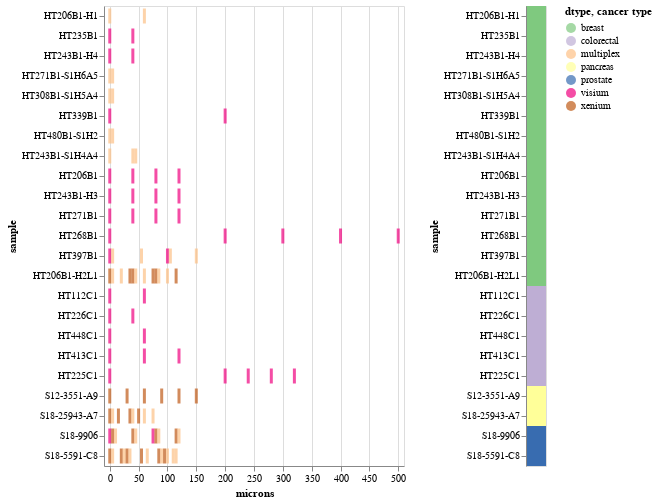

Notebook cell for this chart:
### Code cell
alt.hconcat(c1, c2)

### Figure 1 — Vega-Lite specification as saved in the notebook (floating-point values rounded to 4 significant figures)
{"config": {"view": {"continuousWidth": 300, "continuousHeight": 300}}, "hconcat": [{"mark": {"type": "tick", "thickness": 3}, "encoding": {"color": {"field": "dtype", "type": "nominal"}, "x": {"field": "microns", "scale": {"domain": [-10, 510]}, "type": "quantitative"}, "y": {"field": "sample", "sort": ["HT206B1-H1", "HT235B1", "HT243B1-H4", "HT271B1-S1H6A5", "HT308B1-S1H5A4", "HT339B1", "HT480B1-S1H2", "HT243B1-S1H4A4", "HT206B1", "HT243B1-H3", "HT271B1", "HT268B1", "HT397B1", "HT206B1-H2L1", "HT112C1", "HT226C1", "HT448C1", "HT413C1", "HT225C1", "S12-3551-A9", "S18-25943-A7", "S18-9906", "S18-5591-C8"], "type": "ordinal"}}}, {"mark": {"type": "rect"}, "encoding": {"color": {"field": "cancer type", "scale": {"scheme": "accent"}, "type": "nominal"}, "y": {"field": "sample", "sort": ["HT206B1-H1", "HT235B1", "HT243B1-H4", "HT271B1-S1H6A5", "HT308B1-S1H5A4", "HT339B1", "HT480B1-S1H2", "HT243B1-S1H4A4", "HT206B1", "HT243B1-H3", "HT271B1", "HT268B1", "HT397B1", "HT206B1-H2L1", "HT112C1", "HT226C1", "HT448C1", "HT413C1", "HT225C1", "S12-3551-A9", "S18-25943-A7", "S18-9906", "S18-5591-C8"], "type": "ordinal"}}}], "data": {"name": "data-307145510fdbbc311caa80d360f81273"}, "$schema": "https://vega.github.io/schema/vega-lite/v5.15.1.json", "datasets": {"data-307145510fdbbc311caa80d360f81273": [{"sample": "HT112C1", "section": "HT112C1-U1", "dtype": "visium", "order": 0, "microns": 0.0, "cancer type": "colorectal", "confidence": null}, {"sample": "HT112C1", "section": "HT112C1-U2", "dtype": "visium", "order": 1, "microns": 60.0, "cancer type": "colorectal", "confidence": null}, {"sample": "HT206B1", "section": "HT206B1-U2", "dtype": "visium", "order": 0, "microns": 0.0, "cancer type": "breast", "confidence": null}, {"sample": "HT206B1", "section": "HT206B1-U3", "dtype": "visium", "order": 1, "microns": 40.0, "cancer type": "breast", "confidence": null}, {"sample": "HT206B1", "section": "HT206B1-U4", "dtype": "visium", "order": 2, "microns": 80.0, "cancer type": "breast", "confidence": null}, {"sample": "HT206B1", "section": "HT206B1-U5", "dtype": "visium", "order": 3, "microns": 120.0, "cancer type": "breast", "confidence": null}, {"sample": "HT206B1-H1", "section": "HT206B1-H1-U1", "dtype": "multiplex", "order": 0, "microns": 0.0, "cancer type": "breast", "confidence": "no"}, {"sample": "HT206B1-H1", "section": "HT206B1-H1-U2", "dtype": "multiplex", "order": 1, "microns": 60.0, "cancer type": "breast", "confidence": "no"}, {"sample": "HT206B1-H2L1", "section": "HT206B1-U1", "dtype": "xenium", "order": 0, "microns": 0.0, "cancer type": "breast", "confidence": null}, {"sample": "HT206B1-H2L1", "section": "HT206B1-U2", "dtype": "multiplex", "order": 1, "microns": 5.0, "cancer type": "breast", "confidence": null}, {"sample": "HT206B1-H2L1", "section": "HT206B1-U5", "dtype": "multiplex", "order": 2, "microns": 20.0, "cancer type": "breast", "confidence": null}, {"sample": "HT206B1-H2L1", "section": "HT206B1-U8", "dtype": "xenium", "order": 3, "microns": 35.0, "cancer type": "breast", "confidence": null}, {"sample": "HT206B1-H2L1", "section": "HT206B1-U9", "dtype": "xenium", "order": 4, "microns": 40.0, "cancer type": "breast", "confidence": null}, {"sample": "HT206B1-H2L1", "section": "HT206B1-U10", "dtype": "multiplex", "order": 5, "microns": 45.0, "cancer type": "breast", "confidence": null}, {"sample": "HT206B1-H2L1", "section": "HT206B1-U13", "dtype": "multiplex", "order": 6, "microns": 60.0, "cancer type": "breast", "confidence": null}, {"sample": "HT206B1-H2L1", "section": "HT206B1-U16", "dtype": "xenium", "order": 7, "microns": 75.0, "cancer type": "breast", "confidence": null}, {"sample": "HT206B1-H2L1", "section": "HT206B1-U17", "dtype": "xenium", "order": 8, "microns": 80.0, "cancer type": "breast", "confidence": null}, {"sample": "HT206B1-H2L1", "section": "HT206B1-U18", "dtype": "multiplex", "order": 9, "microns": 85.0, "cancer type": "breast", "confidence": null}, {"sample": "HT206B1-H2L1", "section": "HT206B1-U21", "dtype": "multiplex", "order": 10, "microns": 100.0, "cancer type": "breast", "confidence": null}, {"sample": "HT206B1-H2L1", "section": "HT206B1-U24", "dtype": "xenium", "order": 11, "microns": 115.0, "cancer type": "breast", "confidence": null}, {"sample": "HT225C1", "section": "HT225C1-U1", "dtype": "visium", "order": 0, "microns": 0.0, "cancer type": "colorectal", "confidence": null}, {"sample": "HT225C1", "section": "HT225C1-U2", "dtype": "visium", "order": 1, "microns": 200.0, "cancer type": "colorectal", "confidence": null}, {"sample": "HT225C1", "section": "HT225C1-U3", "dtype": "visium", "order": 2, "microns": 240.0, "cancer type": "colorectal", "confidence": null}, {"sample": "HT225C1", "section": "HT225C1-U4", "dtype": "visium", "order": 3, "microns": 280.0, "cancer type": "colorectal", "confidence": null}, {"sample": "HT225C1", "section": "HT225C1-U5", "dtype": "visium", "order": 4, "microns": 320.0, "cancer type": "colorectal", "confidence": null}, {"sample": "HT226C1", "section": "HT226C1-U1", "dtype": "visium", "order": 0, "microns": 0.0, "cancer type": "colorectal", "confidence": "no"}, {"sample": "HT226C1", "section": "HT226C1-U2", "dtype": "visium", "order": 1, "microns": 40.0, "cancer type": "colorectal", "confidence": null}, {"sample": "HT235B1", "section": "HT235B1-U1", "dtype": "visium", "order": 0, "microns": 0.0, "cancer type": "breast", "confidence": null}, {"sample": "HT235B1", "section": "HT235B1-U2", "dtype": "visium", "order": 1, "microns": 40.0, "cancer type": "breast", "confidence": null}, {"sample": "HT243B1-H3", "section": "HT243B1-H3-U1", "dtype": "visium", "order": 0, "microns": 0.0, "cancer type": "breast", "confidence": null}, {"sample": "HT243B1-H3", "section": "HT243B1-H3-U2", "dtype": "visium", "order": 1, "microns": 40.0, "cancer type": "breast", "confidence": null}, {"sample": "HT243B1-H3", "section": "HT243B1-H3-U3", "dtype": "visium", "order": 2, "microns": 80.0, "cancer type": "breast", "confidence": null}, {"sample": "HT243B1-H3", "section": "HT243B1-H3-U4", "dtype": "visium", "order": 3, "microns": 120.0, "cancer type": "breast", "confidence": null}, {"sample": "HT243B1-H4", "section": "HT243B1-H4-U1", "dtype": "visium", "order": 0, "microns": 0.0, "cancer type": "breast", "confidence": null}, {"sample": "HT243B1-H4", "section": "HT243B1-H4-U2", "dtype": "visium", "order": 1, "microns": 40.0, "cancer type": "breast", "confidence": null}, {"sample": "HT243B1-S1H4A4", "section": "HT243B1-S1H4A4-U1", "dtype": "multiplex", "order": 0, "microns": 0.0, "cancer type": "breast", "confidence": "no"}, {"sample": "HT243B1-S1H4A4", "section": "HT243B1-S1H4A4-U2", "dtype": "multiplex", "order": 1, "microns": 40.0, "cancer type": "breast", "confidence": null}, {"sample": "HT243B1-S1H4A4", "section": "HT243B1-S1H4A4-U3", "dtype": "multiplex", "order": 2, "microns": 45.0, "cancer type": "breast", "confidence": null}, {"sample": "HT268B1", "section": "HT268B1-U1", "dtype": "visium", "order": 0, "microns": 0.0, "cancer type": "breast", "confidence": null}, {"sample": "HT268B1", "section": "HT268B1-U2", "dtype": "visium", "order": 1, "microns": 200.0, "cancer type": "breast", "confidence": null}, {"sample": "HT268B1", "section": "HT268B1-U12", "dtype": "visium", "order": 2, "microns": 300.0, "cancer type": "breast", "confidence": null}, {"sample": "HT268B1", "section": "HT268B1-U22", "dtype": "visium", "order": 3, "microns": 400.0, "cancer type": "breast", "confidence": null}, {"sample": "HT268B1", "section": "HT268B1-U32", "dtype": "visium", "order": 4, "microns": 500.0, "cancer type": "breast", "confidence": null}, {"sample": "HT271B1", "section": "HT271B1-U1", "dtype": "visium", "order": 0, "microns": 0.0, "cancer type": "breast", "confidence": null}, {"sample": "HT271B1", "section": "HT271B1-U2", "dtype": "visium", "order": 1, "microns": 40.0, "cancer type": "breast", "confidence": null}, {"sample": "HT271B1", "section": "HT271B1-U3", "dtype": "visium", "order": 2, "microns": 80.0, "cancer type": "breast", "confidence": null}, {"sample": "HT271B1", "section": "HT271B1-U4", "dtype": "visium", "order": 3, "microns": 120.0, "cancer type": "breast", "confidence": null}, {"sample": "HT271B1-S1H6A5", "section": "HT271B1-S1H6A5-U1", "dtype": "multiplex", "order": 0, "microns": 0.0, "cancer type": "breast", "confidence": null}, {"sample": "HT271B1-S1H6A5", "section": "HT271B1-S1H6A5-U2", "dtype": "multiplex", "order": 1, "microns": 5.0, "cancer type": "breast", "confidence": null}, {"sample": "HT308B1-S1H5A4", "section": "HT308B1-S1H5A4-U1", "dtype": "multiplex", "order": 0, "microns": 0.0, "cancer type": "breast", "confidence": null}, {"sample": "HT308B1-S1H5A4", "section": "HT308B1-S1H5A4-U2", "dtype": "multiplex", "order": 1, "microns": 5.0, "cancer type": "breast", "confidence": null}, {"sample": "HT339B1", "section": "HT339B1-U1", "dtype": "visium", "order": 0, "microns": 0.0, "cancer type": "breast", "confidence": null}, {"sample": "HT339B1", "section": "HT339B1-U2", "dtype": "visium", "order": 1, "microns": 200.0, "cancer type": "breast", "confidence": null}, {"sample": "HT397B1", "section": "HT397B1-U1", "dtype": "he", "order": 0, "microns": null, "cancer type": "breast", "confidence": null}, {"sample": "HT397B1", "section": "HT397B1-U1", "dtype": "visium", "order": 0, "microns": 0.0, "cancer type": "breast", "confidence": null}, {"sample": "HT397B1", "section": "HT397B1-U2", "dtype": "multiplex", "order": 1, "microns": 5.0, "cancer type": "breast", "confidence": null}, {"sample": "HT397B1", "section": "HT397B1-U12", "dtype": "multiplex", "order": 2, "microns": 55.0, "cancer type": "breast", "confidence": null}, {"sample": "HT397B1", "section": "HT397B1-U21", "dtype": "he", "order": 3, "microns": null, "cancer type": "breast", "confidence": null}, {"sample": "HT397B1", "section": "HT397B1-U21", "dtype": "visium", "order": 3, "microns": 100.0, "cancer type": "breast", "confidence": null}, {"sample": "HT397B1", "section": "HT397B1-U22", "dtype": "multiplex", "order": 4, "microns": 105.0, "cancer type": "breast", "confidence": null}, {"sample": "HT397B1", "section": "HT397B1-U31", "dtype": "multiplex", "order": 5, "microns": 150.0, "cancer type": "breast", "confidence": null}, {"sample": "HT413C1", "section": "HT413C1-U1", "dtype": "visium", "order": 0, "microns": 0.0, "cancer type": "colorectal", "confidence": null}, {"sample": "HT413C1", "section": "HT413C1-U2", "dtype": "visium", "order": 1, "microns": 60.0, "cancer type": "colorectal", "confidence": null}, {"sample": "HT413C1", "section": "HT413C1-U14", "dtype": "visium", "order": 2, "microns": 120.0, "cancer type": "colorectal", "confidence": null}, {"sample": "HT448C1", "section": "HT448C1-U1", "dtype": "visium", "order": 0, "microns": 0.0, "cancer type": "colorectal", "confidence": null}, {"sample": "HT448C1", "section": "HT448C1-U13", "dtype": "visium", "order": 1, "microns": 60.0, "cancer type": "colorectal", "confidence": null}, {"sample": "HT480B1-S1H2", "section": "HT480B1-S1H2-U1", "dtype": "multiplex", "order": 0, "microns": 0.0, "cancer type": "breast", "confidence": null}, {"sample": "HT480B1-S1H2", "section": "HT480B1-S1H2-U2", "dtype": "multiplex", "order": 1, "microns": 5.0, "cancer type": "breast", "confidence": null}, {"sample": "S18-9906", "section": "S18-9906-U1", "dtype": "visium", "order": 0, "microns": 0.0, "cancer type": "prostate", "confidence": null}, {"sample": "S18-9906", "section": "S18-9906-U2", "dtype": "xenium", "order": 1, "microns": 5.0, "cancer type": "prostate", "confidence": null}, {"sample": "S18-9906", "section": "S18-9906-U3", "dtype": "multiplex", "order": 2, "microns": 10.0, "cancer type": "prostate", "confidence": null}, {"sample": "S18-9906", "section": "S18-9906-U9", "dtype": "xenium", "order": 3, "microns": 40.0, "cancer type": "prostate", "confidence": null}, {"sample": "S18-9906", "section": "S18-9906-U10", "dtype": "multiplex", "order": 4, "microns": 45.0, "cancer type": "prostate", "confidence": null}, {"sample": "S18-9906", "section": "S18-9906-U16", "dtype": "visium", "order": 5, "microns": 75.0, "cancer type": "prostate", "confidence": null}, {"sample": "S18-9906", "section": "S18-9906-U17", "dtype": "xenium", "order": 6, "microns": 80.0, "cancer type": "prostate", "confidence": null}, {"sample": "S18-9906", "section": "S18-9906-U18", "dtype": "multiplex", "order": 7, "microns": 85.0, "cancer type": "prostate", "confidence": null}, {"sample": "S18-9906", "section": "S18-9906-U24", "dtype": "xenium", "order": 8, "microns": 115.0, "cancer type": "prostate", "confidence": null}, {"sample": "S18-9906", "section": "S18-9906-U25", "dtype": "multiplex", "order": 9, "microns": 120.0, "cancer type": "prostate", "confidence": null}, {"sample": "S12-3551-A9", "section": "S12-3551-A9-U1", "dtype": "xenium", "order": 0, "microns": 0.0, "cancer type": "pancreas", "confidence": null}, {"sample": "S12-3551-A9", "section": "S12-3551-A9-U7", "dtype": "xenium", "order": 1, "microns": 30.0, "cancer type": "pancreas", "confidence": null}, {"sample": "S12-3551-A9", "section": "S12-3551-A9-U13", "dtype": "xenium", "order": 2, "microns": 60.0, "cancer type": "pancreas", "confidence": null}, {"sample": "S12-3551-A9", "section": "S12-3551-A9-U19", "dtype": "xenium", "order": 3, "microns": 90.0, "cancer type": "pancreas", "confidence": null}, {"sample": "S12-3551-A9", "section": "S12-3551-A9-U25", "dtype": "xenium", "order": 4, "microns": 120.0, "cancer type": "pancreas", "confidence": null}, {"sample": "S12-3551-A9", "section": "S12-3551-A9-U31", "dtype": "xenium", "order": 5, "microns": 150.0, "cancer type": "pancreas", "confidence": null}, {"sample": "S18-5591-C8", "section": "S18-5591-C8-U1", "dtype": "xenium", "order": 0, "microns": 0.0, "cancer type": "prostate", "confidence": null}, {"sample": "S18-5591-C8", "section": "S18-5591-C8-U2", "dtype": "multiplex", "order": 1, "microns": 5.0, "cancer type": "prostate", "confidence": null}, {"sample": "S18-5591-C8", "section": "S18-5591-C8-U5", "dtype": "xenium", "order": 2, "microns": 20.0, "cancer type": "prostate", "confidence": null}, {"sample": "S18-5591-C8", "section": "S18-5591-C8-U6", "dtype": "multiplex", "order": 3, "microns": 25.0, "cancer type": "prostate", "confidence": null}, {"sample": "S18-5591-C8", "section": "S18-5591-C8-U7", "dtype": "xenium", "order": 4, "microns": 30.0, "cancer type": "prostate", "confidence": null}, {"sample": "S18-5591-C8", "section": "S18-5591-C8-U8", "dtype": "multiplex", "order": 5, "microns": 35.0, "cancer type": "prostate", "confidence": null}, {"sample": "S18-5591-C8", "section": "S18-5591-C8-U12", "dtype": "xenium", "order": 6, "microns": 55.0, "cancer type": "prostate", "confidence": null}, {"sample": "S18-5591-C8", "section": "S18-5591-C8-U14", "dtype": "multiplex", "order": 7, "microns": 65.0, "cancer type": "prostate", "confidence": null}, {"sample": "S18-5591-C8", "section": "S18-5591-C8-U18", "dtype": "xenium", "order": 8, "microns": 85.0, "cancer type": "prostate", "confidence": null}, {"sample": "S18-5591-C8", "section": "S18-5591-C8-U19", "dtype": "multiplex", "order": 9, "microns": 90.0, "cancer type": "prostate", "confidence": null}, {"sample": "S18-5591-C8", "section": "S18-5591-C8-U20", "dtype": "xenium", "order": 10, "microns": 95.0, "cancer type": "prostate", "confidence": null}, {"sample": "S18-5591-C8", "section": "S18-5591-C8-U21", "dtype": "multiplex", "order": 11, "microns": 100.0, "cancer type": "prostate", "confidence": null}, {"sample": "S18-5591-C8", "section": "S18-5591-C8-U23", "dtype": "multiplex", "order": 12, "microns": 110.0, "cancer type": "prostate", "confidence": null}, {"sample": "S18-5591-C8", "section": "S18-5591-C8-U24", "dtype": "multiplex", "order": 13, "microns": 115.0, "cancer type": "prostate", "confidence": null}, {"sample": "S18-25943-A7", "section": "S18-25943-A7-U1", "dtype": "xenium", "order": 0, "microns": 0.0, "cancer type": "pancreas", "confidence": null}, {"sample": "S18-25943-A7", "section": "S18-25943-A7-U2", "dtype": "multiplex", "order": 1, "microns": 5.0, "cancer type": "pancreas", "confidence": null}, {"sample": "S18-25943-A7", "section": "S18-25943-A7-U4", "dtype": "xenium", "order": 2, "microns": 15.0, "cancer type": "pancreas", "confidence": null}, {"sample": "S18-25943-A7", "section": "S18-25943-A7-U8", "dtype": "xenium", "order": 3, "microns": 35.0, "cancer type": "pancreas", "confidence": null}, {"sample": "S18-25943-A7", "section": "S18-25943-A7-U9", "dtype": "multiplex", "order": 4, "microns": 40.0, "cancer type": "pancreas", "confidence": null}, {"sample": "S18-25943-A7", "section": "S18-25943-A7-U11", "dtype": "xenium", "order": 5, "microns": 50.0, "cancer type": "pancreas", "confidence": null}, {"sample": "S18-25943-A7", "section": "S18-25943-A7-U13", "dtype": "multiplex", "order": 6, "microns": 60.0, "cancer type": "pancreas", "confidence": null}, {"sample": "S18-25943-A7", "section": "S18-25943-A7-U16", "dtype": "multiplex", "order": 7, "microns": 75.0, "cancer type": "pancreas", "confidence": null}]}}
